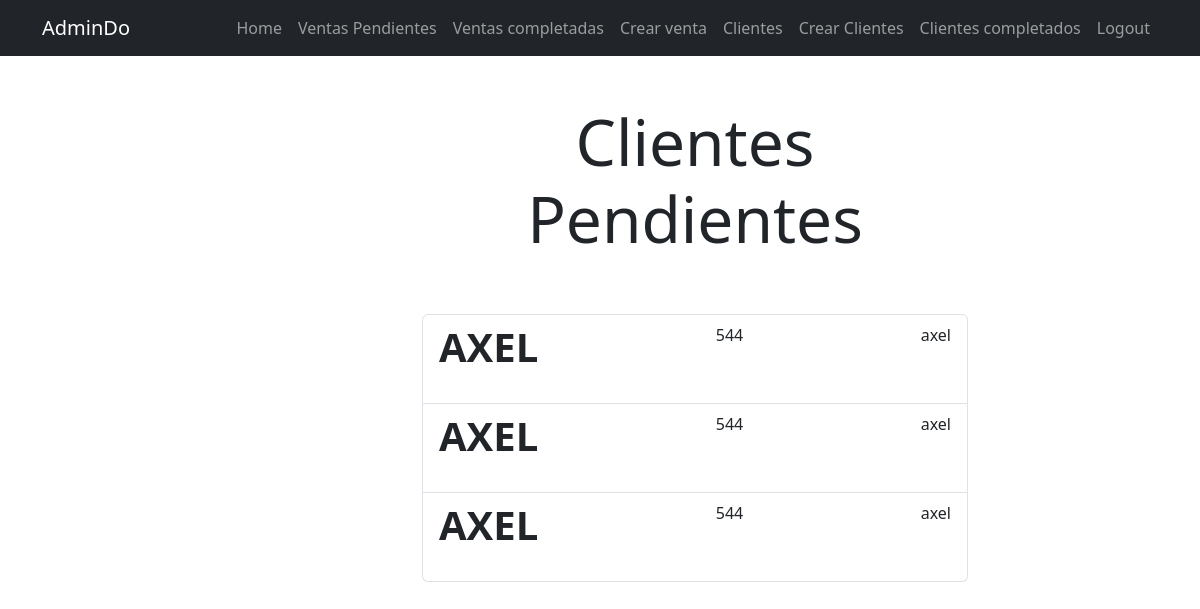
The app's page /clientes/ (signed in) with its own data.
### tasks/models.py (models this page shows, shortened)
class Cliente(models.Model):
    nombre = models.CharField(max_length=100)
    apellido = models.CharField(max_length=100)
    calle = models.CharField(max_length=100)
    colonia = models.CharField(max_length=100)
    celular = models.CharField(max_length=100)
    folio = models.IntegerField()
    created = models.DateTimeField(auto_now_add=True)
    datecompleted = models.DateTimeField(null=True, blank=True)
    user = models.ForeignKey(User, on_delete=models.CASCADE)
    important = models.BooleanField(default=False)

### tasks/views.py (the view)
# urls.py: path("clientes/", views.clientes, name="clientes"),
@login_required
def clientes(request):
    clientes = Cliente.objects.filter(user=request.user, datecompleted__isnull=True)
    return render(request, "clientes.html", {"clientes": clientes})

### tasks/templates/clientes.html (shortened to what this page needs)
{% extends 'base.html' %}
{% block content %}
<main class="container">
    <div class="row">
        <div class="col-md-6 offset-md-4">
            <h1 class="text-center display-3 py-5">Clientes Pendientes</h1>
    <ul class="list-group">
        {% for cliente in clientes %}
            <a class="list-group-item" href="{% url 'cliente_detail' cliente.id %}">
             <header class="d-flex justify-content-between">
                {% if task.important %}
                <h1 class="fw-bold text-success">{{ cliente.nombre }}</h1>
                {% else %}
                <h1 class="fw-bold">{{ cliente.nombre }}</h1>
                {% endif %}
                <p>{{ cliente.folio }}</p>
                <p>{{ cliente.user.username }}</p>
             </header>
            </a>
        {% endfor %}
        </ul>
     </div>
    </div>
</main>
{% endblock %}

### records on screen
Cliente: nombre "AXEL", folio "544", user.username "axel"
Cliente: nombre "AXEL", folio "544", user.username "axel"
Cliente: nombre "AXEL", folio "544", user.username "axel"
